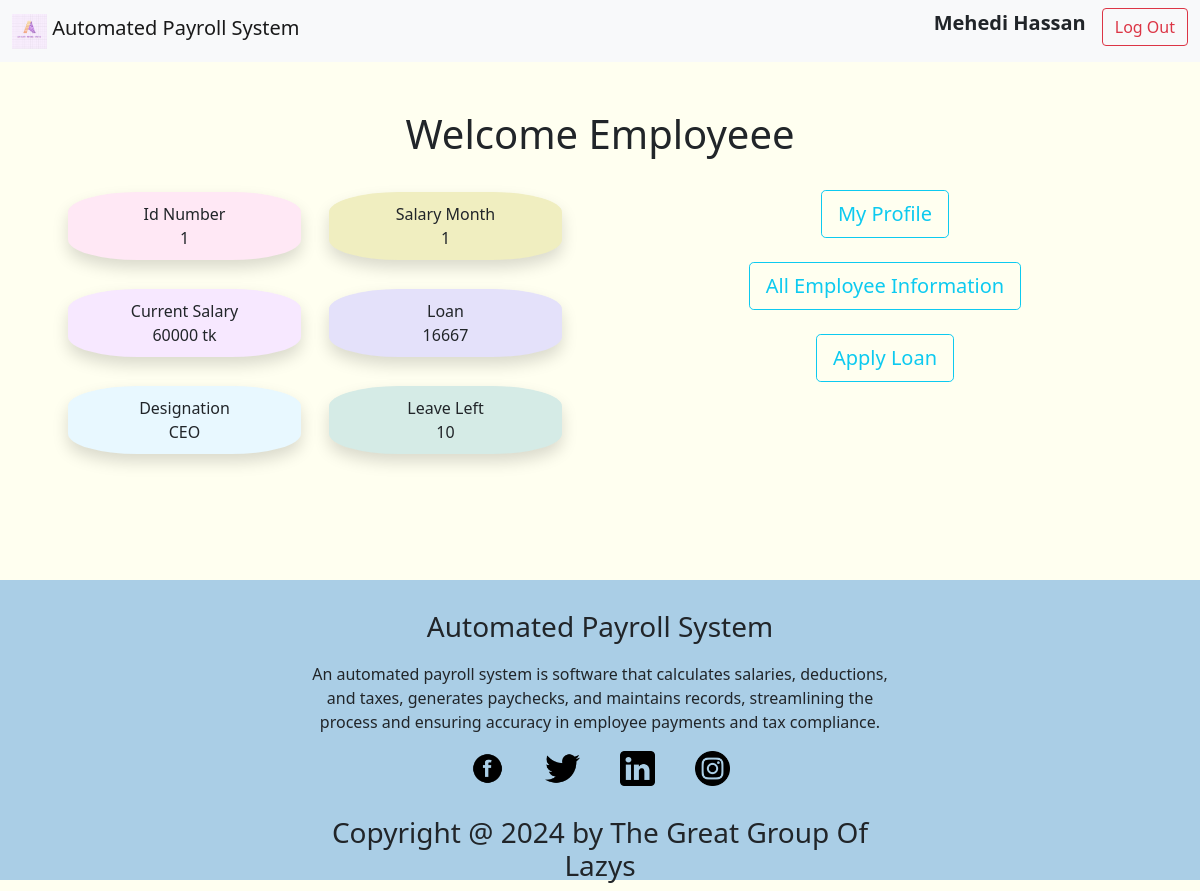
Page /welcome_employee.php (signed in) on the committed database.
### tables this page shows
CREATE TABLE `emp_info` (
  `emp_id` int(11) NOT NULL,
  `email` varchar(255) NOT NULL,
  `password` varchar(12) NOT NULL,
  `name` varchar(255) NOT NULL,
  `designation` varchar(255) NOT NULL,
  `joining_date` date DEFAULT NULL,
  `address` varchar(255) NOT NULL,
  `mobile` varchar(15) NOT NULL
);

CREATE TABLE `salary_info` (
  `emp_id` int(11) NOT NULL,
  `base_salary` int(11) NOT NULL,
  `bank_acc` varchar(12) NOT NULL,
  `salary_month` int(11) NOT NULL,
  `bonus_percentage` int(11) NOT NULL
);

### welcome_employee.php (the view, shortened to what this page needs)
<?php
  if (isset($_SESSION['user'])) {
      $user = $_SESSION['user'];
  } else {
      header("Location: login.php");
      exit();
  }
  require_once "config.php";
  $eId=$user['emp_id'];
  $sql = "SELECT * FROM `emp_info` WHERE emp_id='$eId' ";
    $result = $conn->query($sql);
    $row = $result->fetch_assoc() ;
  $sql1 = "SELECT * FROM `salary_info` WHERE emp_id='$eId' ";
    $result1 = $conn->query($sql1);
    $row1 = $result1->fetch_assoc() ;
    $sql2="SELECT emp_id, SUM(loan_ammount) as total_loan_amount, SUM(loan_period) as total_loan_period
FROM `loan`
WHERE emp_id='$eId' AND loan_status='Accepted'";
  $result2=$conn->query($sql2);
  $row2=$result2->fetch_assoc();
?>
<!DOCTYPE html>
<html lang="en">
<head>
  <link href="https://cdn.jsdelivr.net/npm/bootstrap@5.0.2/dist/css/bootstrap.min.css" rel="stylesheet">
  <link rel="stylesheet" href="./css/navbar_footer_style.css">
</head>
<body style="background-color:#ffed;">
<nav class="navbar navbar-light bg-light">
  <div class="container-fluid">
    <a class="navbar-brand">
    <img src="./logos/logo.jpg" alt="" width="35" height="35"
  class=" align-text-top ">
    Automated Payroll System</a>
    <div class="d-flex">
      <?php
        echo '<p class="fw-bold fs-5 me-3">' . $row['name'] . '</p>';
      ?>
      <a href="logout.php" class="text-decoration-none" onclick="return confirm('Are you sure you want to log out?')"> <button class="btn btn-outline-danger" type="button">Log Out</button></a>
   </div>
  </div>
</nav>
  <div class="container text-center pt-5">
    <h1 style="font-style: initial;">Welcome Employeee</h1>
    <br>
    <div class="row">
      <div class="col-6">
    <div class="container-fluid">
    <div class="row">
      <div class="col-6">
              <div class="row-sm-4 shadow shadow" style="background-color: #ffe8f5;padding: 10px;margin:1%; border-radius: 30%;">Id Number
              <?php
               echo "<div>".$row['emp_id']. "</div>"; ?>
             </div><br>
              <div class="row-sm-4 shadow shadow" style="background-color:#f7e8ff;padding: 10px;margin: 1%; border-radius: 30%;">Current Salary
              <?php
                              echo "<div>".$row1['base_salary']. " tk</div>"; ?>
              </div><br>
              <div class="row-sm-4 shadow" style=" background-color:#e8f8ff;padding: 10px;margin: 1%;border-radius: 30%;">Designation
              <?php
                              echo "<div>".$row['designation']. "</div>"; ?>
              </div>
      </div>
            <div class="col-6">
                            <div class="row-sm-4 shadow" style=" background-color:#f0eec0;padding: 10px;margin: 1%;border-radius: 30%;">Salary Month
                            <?php
                              echo "<div>".$row1['salary_month']. "</div>"; ?>
              </div><br>
                <div class="row-sm-4 shadow" style=" background-color:#e4e1fa;padding: 10px;margin: 1%;border-radius: 30%;">Loan
                <?php
                              echo "<div>".$row2['total_loan_amount']. "</div>"; ?>
                </div><br>
              <div class="row-sm-4 shadow" style="background-color: #d5ebe6;padding: 10px;margin: 1%;border-radius: 30%;">Leave Left
                <div>10</div>
              </div>
                </div>
    </div>
    </div>
        <br>
      </div>
   <div class="col-6">
        <div class="row">
      <div class="col">
       <a href="./employeeprofilea.php"> <button type="button" class="btn btn-outline-info btn-lg">My Profile </button></a>
      </div>
    </div><br>
    <div class="row">
        <div class="col">
         <a href="allemployeeu.php"> <button type="button" class="btn btn-outline-info btn-lg"> All Employee Information</button> </a>
        </div>
      </div>
      <br>
    <div class="row">
      <div class="col">
        <button type="button" class="btn btn-outline-info btn-lg" data-bs-toggle="modal" data-bs-target="#staticBackdrop"> Apply Loan </button>
      </div>
    </div><br>
  </div><br></div>
  </div>
  <footer>
    <div>
        <div>
            <h3>Automated Payroll System</h3>
            <p> An automated payroll system is software that calculates salaries, deductions, and taxes, generates
                paychecks, and maintains records, streamlining the process and ensuring accuracy in employee
                payments and tax compliance.</p>
            <div>
                <ul class=”socials”>
                    <li><img src="./logos/367582_facebook_social_icon.png" alt="" width="35" height="35"
                            class="d-inline-block align-text-top "></li>
                    <li><img src="./logos/5305170_bird_social media_social network_tweet_twitter_icon.png" alt=""
                            width="35" height="35" class="d-inline-block align-text-top "></li>
                    <li><img src="./logos/5282542_linkedin_network_social network_linkedin logo_icon.png" alt=""
                            width="35" height="35" class="d-inline-block align-text-top "></li>
                    <li><img src="./logos/5279112_camera_instagram_social media_instagram logo_icon.png" alt=""
                            width="35" height="35" class="d-inline-block align-text-top "></li>
                </ul>
            </div>
            <h3>Copyright @ 2024 by The Great Group Of Lazys</h3>
        </div>
    </div>
</footer>
</body>
</html>

### css/navbar_footer_style.css (style rules this page uses)
footer { height: 300px; background-color: rgb(170, 206, 230); margin-top: 100px; }
footer>div { display: flex; justify-content:space-around; }
footer>div>div { width: 50%; }
footer>div>div>h3 { text-align: center; padding-top: 30px; }
footer>div>div>p { text-align: center; padding-top: 10px; }
footer>div>div>div>ul { width: 50%; margin: auto; padding-left: 0px; list-style: none; display: flex; justify-content: space-around; }

### rows in the picture
emp_info: name "Mehedi Hassan", emp_id "1", designation "CEO"
salary_info: base_salary "60000", salary_month "1"

### other values in the picture
$row2['total_loan_amount'] "16667"
